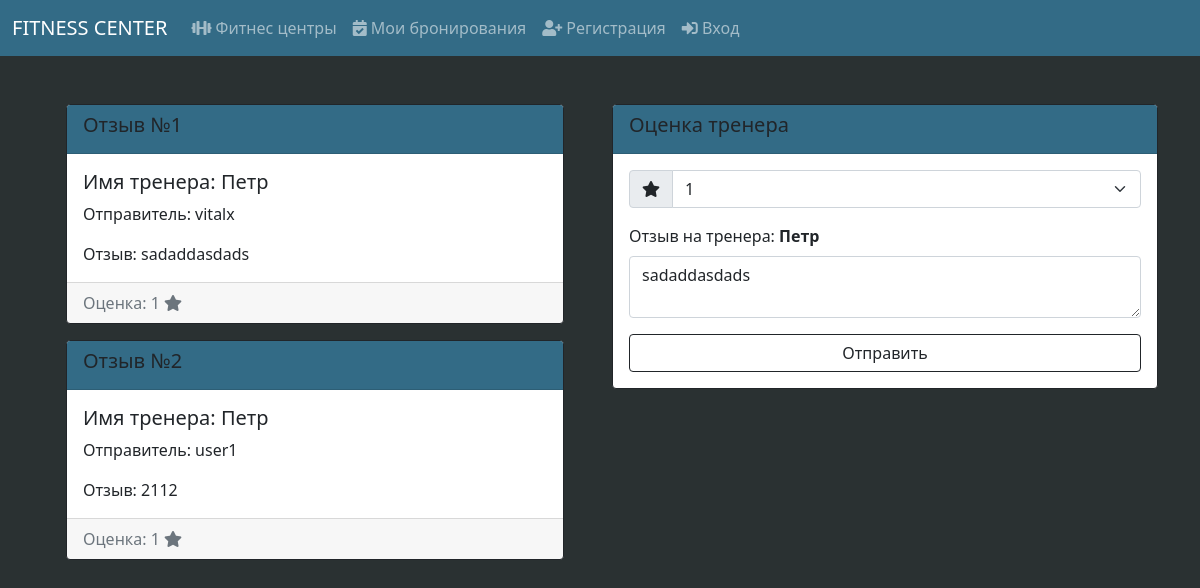
Page /fitness_center/1/trainers/1/rating (signed in) on the earlier database version.
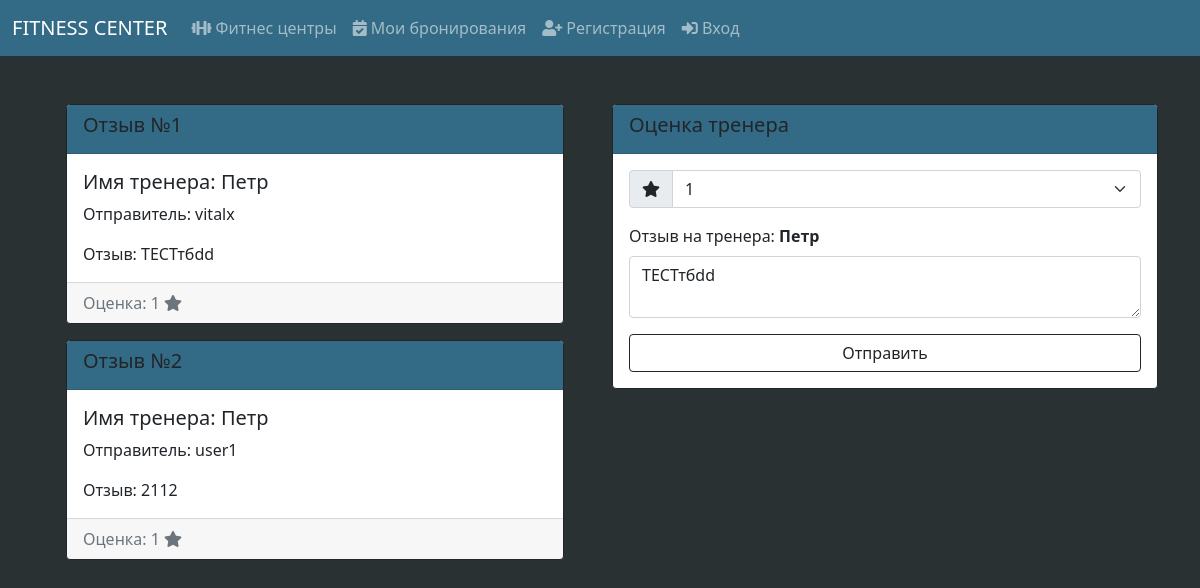
Same page on the later database version.
### Project_utils/models.py (models this page shows, shortened)
class Review(Base):
    __tablename__ = 'reviews'
    id = Column(Integer, primary_key=True, autoincrement=True, unique=True)
    user_id = Column(Integer, ForeignKey('users.id'), nullable=False)
    trainer_id = Column(Integer, ForeignKey('trainers.id'), nullable=False)
    points = Column(Integer, nullable=False)
    text = Column(String(250), nullable=False)
    user = relationship("User", back_populates="reviews")
    trainer = relationship("Trainer")

class Trainer(Base):
    __tablename__ = 'trainers'
    id = Column(Integer, primary_key=True, autoincrement=True, unique=True)
    name = Column(String(50), nullable=False)
    fitness_center_id = Column(Integer, ForeignKey('fitness_centers.id'), nullable=False)
    age = Column(Integer, nullable=False)
    gender = Column(String(50), nullable=False)
    fitness_center = relationship("FitnessCenter", back_populates="trainers")
    reviews = relationship("Review", back_populates="trainer")
    services = relationship("TrainerServices", back_populates="trainer")

class User(Base):
    __tablename__ = 'users'
    id = Column(Integer, primary_key=True, autoincrement=True, unique=True)
    login = Column(String(50), unique=True, nullable=False)
    funds = Column(Integer, nullable=False)
    password = Column(String(50), nullable=False)
    birth_date = Column(String(50), nullable=False)
    phone = Column(String(50), nullable=False)
    reservations = relationship("Reservation", back_populates="user")
    reviews = relationship("Review", back_populates="user")

### app.py (the view, shortened to what this page needs)
@app.route('/fitness_center/<int:fitness_center_id>/trainers/<int:trainer_id>/rating', methods=['GET', 'POST'])
@login_required
def get_trainer_rating_page(fitness_center_id, trainer_id):
    user = session.get('user')
    user_review = Project_utils.db_session.query(Review).filter_by(user_id=user['id'], trainer_id=trainer_id).first()
    if request.method == 'GET':
        rating = Project_utils.db_session.query(Review).join(Trainer, Review.trainer_id == Trainer.id).join(User,
                                                                                                            Review.user_id == User.id).filter(
            Review.trainer_id == trainer_id).all()
        trainer = Project_utils.db_session.query(Trainer).filter_by(id=trainer_id).first()
        return render_template('rating.html', title='Рейтинг', rating=rating, fitness_center_id=fitness_center_id,
                               trainer=trainer, user_review=user_review)

### app.py (called while the page is built)
def login_required(func):
    @wraps(func)
    def wrapper(*args, **kwargs):
        if 'user' not in session:
            return redirect('/login')
        return func(*args, **kwargs)
    return wrapper

### templates/rating.html (shortened to what this page needs)
{% extends "base.html" %}
{% block body %}
    <div class="container">
        <div class="row">
            <div class="col-6">
                <div class="container">
                    {% if rating %}
                        {% for item in rating %}
                            <div class="card mb-3 border-dark">
                                <div class="card-header" style="background: #336b86">
                                    <h5>Отзыв №{{ item.id }}</h5>
                                </div>
                                <div class="card-body">
                                    <h5 class="card-title">Имя тренера: {{ item.trainer.name }}</h5>
                                    <p class="card-text">Отправитель: {{ item.user.login }}</p>
                                    <p class="card-text">Отзыв: {{ item.text }}</p>
                                </div>
                                <div class="card-footer text-muted">
                                    <span>Оценка: {{ item.points }}</span>
                                    <span class="icon"><i class="fas fa-star"></i></span>
                                </div>
                            </div>
                        {% endfor %}
                    {% endif %}
                </div>
            </div>
            <div class="col-6">
                <form action="/fitness_center/{{ fitness_center_id }}/trainers/{{ trainer.id }}/rating" method="post">
                    <div class="card border-dark">
                        <div class="card-header" style="background: #336b86">
                            <h5>Оценка тренера</h5>
                        </div>
                        <div class="card-body">
                            <div class="input-group mb-3">
                                <span class="input-group-text" id="points"><i class="fas fa-star"></i></span>
                                <select class="form-select" aria-describedby="points" name="points">
                                    <option value="1">1</option>
                                </select>
                            </div>
                            <div class="mb-3">
                                <label for="text" class="form-label">Отзыв на тренера: <b>{{ trainer.name }}</b></label>
                                <textarea class="form-control" id="text" name="text">{% if user_review %}{{ user_review.text }}{% endif %}</textarea>
                            </div>
                            <button type="submit" class="btn btn-outline-dark w-100">Отправить</button>
                        </div>
                    </div>
                </form>
            </div>
        </div>
    </div>
{% endblock %}

Differences in the rows shown:
changed Review "vitalx": text "sadaddasdads" → "ТЕСТтбdd"
